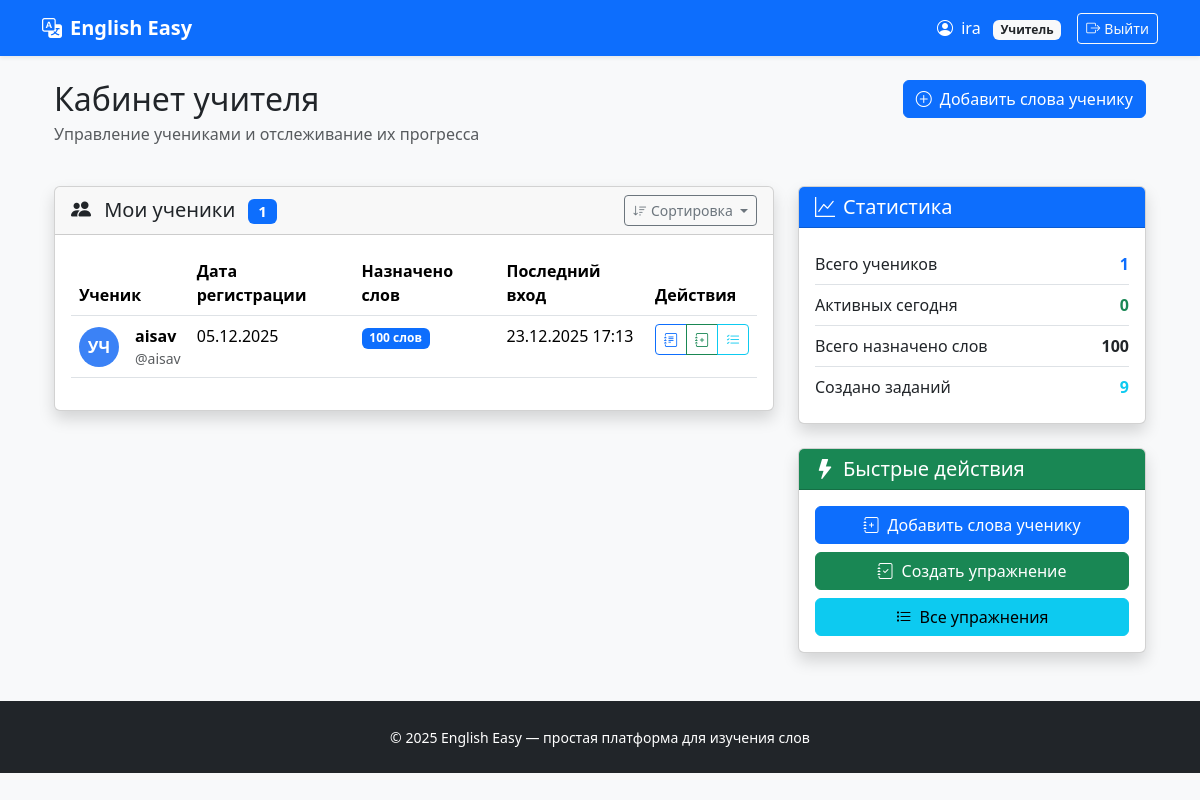
Before: /dashboard/teacher/ (signed in) with the older database file.
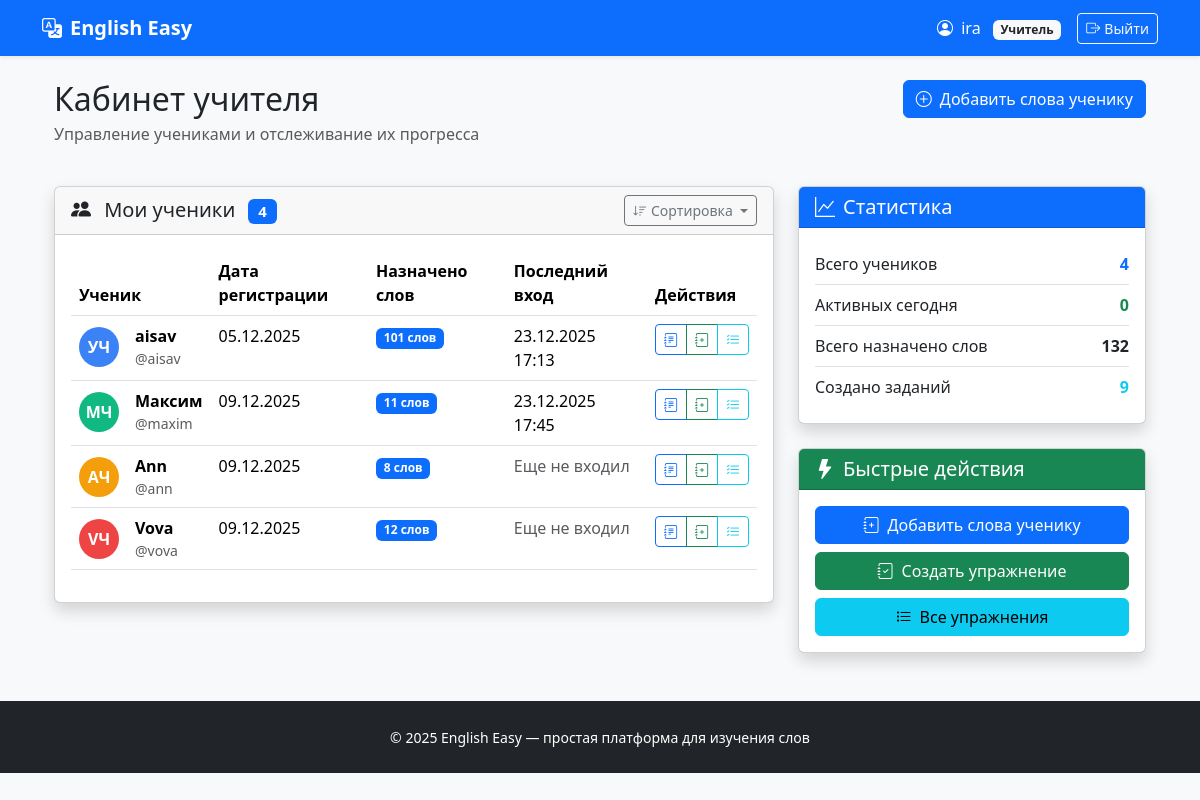
After: the same page with the newer database file.
### users/models.py (models this page shows, shortened)
class User(AbstractUser):
    ROLE_CHOICES = (
        ('teacher', 'Учитель'),
        ('student', 'Ученик'),
    )
    role = models.CharField(max_length=10, choices=ROLE_CHOICES, default='student')
    def is_teacher(self):
        return self.role == 'teacher'

### dashboard/views.py (the view)
# urls.py: path('teacher/', views.teacher_dashboard, name='teacher'),
@login_required
def teacher_dashboard(request):
    if not request.user.is_teacher():
        return redirect('dashboard:home')
    students = User.objects.filter(role='student')
    total_words = 0
    active_today_count = 0
    today = date.today()
    for student in students:
        total_words += student.assigned_words.count()
        if student.last_login and student.last_login.date() == today:
            active_today_count += 1
    context = {
        'students': students,
        'total_words': total_words,
        'active_today_count': active_today_count,
        'today': today,
    }
    return render(request, 'dashboard/teacher.html', context)

### dashboard/templates/dashboard/teacher.html (shortened to what this page needs)
{% extends 'base.html' %}
{% block content %}
    <div class="container-fluid mt-4">
        <div class="row mb-4">
            <div class="col">
                <h1 class="h2 mb-1">Кабинет учителя</h1>
                <p class="text-muted">Управление учениками и отслеживание их прогресса</p>
            </div>
            <div class="col-auto">
                <a href="{% url 'vocabulary:select_student' %}" class="btn btn-primary">
                    <i class="bi bi-plus-circle me-2"></i>Добавить слова ученику
                </a>
            </div>
        </div>
        {% if students %}
            <div class="row">
                <div class="col-md-8">
                    <div class="card shadow">
                        <div class="card-header d-flex justify-content-between align-items-center">
                            <h5 class="mb-0">
                                <i class="bi bi-people-fill me-2"></i>
                                Мои ученики
                                <span class="badge bg-primary ms-2">{{ students.count }}</span>
                            </h5>
                            <div class="dropdown">
                                <button class="btn btn-sm btn-outline-secondary dropdown-toggle" type="button"
                                        data-bs-toggle="dropdown">
                                    <i class="bi bi-sort-down me-1"></i>Сортировка
                                </button>
                            </div>
                        </div>
                        <div class="card-body">
                            <div class="table-responsive">
                                <table class="table table-hover" id="studentsTable">
                                    <thead>
                                    <tr>
                                        <th>Ученик</th>
                                        <th>Дата регистрации</th>
                                        <th>Назначено слов</th>
                                        <th>Последний вход</th>
                                        <th>Действия</th>
                                    </tr>
                                    </thead>
                                    <tbody>
                                    {% for student in students %}
                                        <tr>
                                            <td>
                                                <div class="d-flex align-items-center">
                                                    <div class="avatar-circle me-3"
                                                         style="background-color: {% cycle '#3B82F6' '#10B981' '#F59E0B' '#EF4444' '#8B5CF6' %}; width: 40px; height: 40px;">
                                                <span class="avatar-text" style="font-size: 1rem;">
                                                    {{ student.first_name|first|default:"У" }}{{ student.last_name|first|default:"Ч" }}
                                                </span>
                                                    </div>
                                                    <div>
                                                        <strong>{{ student.get_full_name|default:student.username }}</strong>
                                                        <div class="text-muted small">@{{ student.username }}</div>
                                                    </div>
                                                </div>
                                            </td>
                                            <td>{{ student.date_joined|date:"d.m.Y" }}</td>
                                            <td>
                                        <span class="badge bg-primary">
                                            {{ student.assigned_words.count }} слов
                                        </span>
                                            </td>
                                            <td>
                                                {% if student.last_login %}
                                                    {{ student.last_login|date:"d.m.Y H:i" }}
                                                {% else %}
                                                    <span class="text-muted">Еще не входил</span>
                                                {% endif %}
                                            </td>
                                            <td>
                                                <div class="btn-group btn-group-sm">
                                                    <a href="{% url 'vocabulary:teacher_panel' student.id %}"
                                                       class="btn btn-outline-primary" title="Управление словами">
                                                        <i class="bi bi-journal-text"></i>
                                                    </a>
                                                    <a href="{% url 'exercises:select_type_for_student' student.id %}"
                                                       class="btn btn-outline-success" title="Создать задание">
                                                        <i class="bi bi-journal-plus"></i>
                                                    </a>
                                                    <a href="{% url 'exercises:teacher_exercises_for_student' student.id %}"
                                                       class="btn btn-outline-info" title="Просмотр заданий">
                                                        <i class="bi bi-list-check"></i>
                                                    </a>
                                                </div>
                                            </td>
                                        </tr>
                                    {% endfor %}
                                    </tbody>
                                </table>
                            </div>
                        </div>
                    </div>
                </div>
                <div class="col-md-4">
                    <div class="card shadow mb-4">
                        <div class="card-header bg-primary text-white">
                            <h5 class="mb-0">
                                <i class="bi bi-graph-up me-2"></i>Статистика
                            </h5>
                        </div>
                        <div class="card-body">
                            <div class="list-group list-group-flush">
                                <div class="list-group-item d-flex justify-content-between align-items-center px-0">
                                    <span>Всего учеников</span>
                                    <strong class="text-primary">{{ students.count }}</strong>
                                </div>
                                <div class="list-group-item d-flex justify-content-between align-items-center px-0">
                                    <span>Активных сегодня</span>
                                    <strong class="text-success">{{ active_today_count }}</strong>
                                </div>
                                <div class="list-group-item d-flex justify-content-between align-items-center px-0">
                                    <span>Всего назначено слов</span>
                                    <strong>{{ total_words }}</strong>
                                </div>
                                <div class="list-group-item d-flex justify-content-between align-items-center px-0">
                                    <span>Создано заданий</span>
                                    <strong class="text-info">
                                        {{ request.user.created_exercises.count }}
                                    </strong>
                                </div>
                            </div>
                        </div>
                    </div>
                    <div class="card shadow">
                        <div class="card-header bg-success text-white">
                            <h5 class="mb-0">
                                <i class="bi bi-lightning-fill me-2"></i>Быстрые действия
                            </h5>
                        </div>
                        <div class="card-body">
                            <div class="d-grid gap-2">
                                <a href="{% url 'vocabulary:select_student' %}" class="btn btn-primary">
                                    <i class="bi bi-journal-plus me-2"></i>Добавить слова ученику
                                </a>
                                <a href="{% url 'exercises:select_type' %}" class="btn btn-success">
                                    <i class="bi bi-journal-check me-2"></i>Создать упражнение
                                </a>
                                <a href="{% url 'exercises:teacher_exercises' %}" class="btn btn-info">
                                    <i class="bi bi-list-task me-2"></i>Все упражнения
                                </a>
                            </div>
                        </div>
                    </div>
                </div>
            </div>
        {% endif %}
    </div>
{% endblock %}

### templates/base.html (shortened to what this page needs)
<!DOCTYPE html>
<html lang="ru">
<head>
    <link href="https://cdn.jsdelivr.net/npm/bootstrap@5.3.3/dist/css/bootstrap.min.css" rel="stylesheet">
    <link href="https://cdn.jsdelivr.net/npm/bootstrap-icons@1.11.0/font/bootstrap-icons.css" rel="stylesheet">
</head>
<body>
<nav class="navbar navbar-expand-lg navbar-dark bg-primary shadow-sm">
    <div class="container">
        <a class="navbar-brand fw-bold" href="{% url 'users:home' %}">
            <i class="bi bi-translate me-2"></i>English Easy
        </a>
        <div class="navbar-nav ms-auto align-items-center">
            {% if user.is_authenticated %}
                <span class="text-white me-3">
                    <i class="bi bi-person-circle me-1"></i>
                    {{ user.username }}
                    {% if user.is_teacher %}
                        <span class="badge bg-light text-dark ms-2">Учитель</span>
                    {% else %}
                        <span class="badge bg-success text-white ms-2">Ученик</span>
                    {% endif %}
                </span>
                <form method="post" action="{% url 'users:logout' %}" class="d-inline">
                    <button type="submit" class="btn btn-outline-light btn-sm">
                        <i class="bi bi-box-arrow-right me-1"></i>Выйти
                    </button>
                </form>
            {% else %}
                <a href="{% url 'users:home' %}#login" class="btn btn-outline-light btn-sm">
                    <i class="bi bi-box-arrow-in-right me-1"></i>Вход
                </a>
            {% endif %}
        </div>
    </div>
</nav>
<main class="container mt-4 mb-5">
    {% block content %}
    {% endblock %}
</main>
<footer class="bg-dark text-white py-4 mt-auto">
    <div class="container text-center">
        <small>© 2025 English Easy — простая платформа для изучения слов</small>
    </div>
</footer>
</body>
</html>

### templates/base.html (style rules this page uses)
body { background: #f8f9fa; }
.navbar-brand { font-weight: 800; }

### dashboard/templates/dashboard/teacher.html (style rules this page uses)
.avatar-circle { border-radius: 50%; display: flex; align-items: center; justify-content: center; }
.avatar-text { color: white; font-weight: bold; }
#studentsTable tbody tr { transition: background-color 0.2s; }

Changed rows visible on the page:
computed for User "aisav": assigned_words.count "100" → "101"
added User: first_name|first "М", last_name|first "Ч", get_full_name "Максим", username "maxim", date_joined "09.12.2025", assigned_words.count "11", last_login "23.12.2025 17:45"
added User: first_name|first "A", last_name|first "Ч", get_full_name "Ann", username "ann", date_joined "09.12.2025", assigned_words.count "8", shows "Еще не входил"
added User: first_name|first "V", last_name|first "Ч", get_full_name "Vova", username "vova", date_joined "09.12.2025", assigned_words.count "12", shows "Еще не входил"
Other visible differences:
{{ students.count }}: "1" → "4"
{{ total_words }}: "100" → "132"
